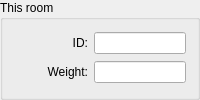
       <widget class="QGroupBox" name="groupBox_id">
        <property name="sizePolicy">
         <sizepolicy hsizetype="Preferred" vsizetype="Preferred">
          <horstretch>0</horstretch>
          <verstretch>0</verstretch>
         </sizepolicy>
        </property>
        <property name="cursor">
         <cursorShape>ForbiddenCursor</cursorShape>
        </property>
        <property name="title">
         <string>This room</string>
        </property>
        <layout class="QGridLayout" name="gridLayout_id" columnstretch="4,5" columnminimumwidth="0,0">
         <item row="0" column="0">
          <widget class="QLabel" name="label_roomID">
           <property name="text">
            <string>ID:</string>
           </property>
           <property name="alignment">
            <set>Qt::AlignRight|Qt::AlignTrailing|Qt::AlignVCenter</set>
           </property>
          </widget>
         </item>
         <item row="0" column="1">
          <widget class="QLineEdit" name="roomID">
           <property name="cursor">
            <cursorShape>ForbiddenCursor</cursorShape>
           </property>
           <property name="toolTip">
            <string>&lt;p&gt;This is the Room ID Number for this room - it cannot be changed here!</string>
           </property>
           <property name="readOnly">
            <bool>true</bool>
           </property>
          </widget>
         </item>
         <item row="1" column="0">
          <widget class="QLabel" name="label_roomWeight">
           <property name="text">
            <string>Weight:</string>
           </property>
           <property name="alignment">
            <set>Qt::AlignRight|Qt::AlignTrailing|Qt::AlignVCenter</set>
           </property>
          </widget>
         </item>
         <item row="1" column="1">
          <widget class="QLineEdit" name="roomWeight">
           <property name="cursor">
            <cursorShape>ForbiddenCursor</cursorShape>
           </property>
           <property name="toolTip">
            <string>&lt;p&gt;This is the default weight for this room, which will be used for any exit &lt;i&gt;that leads to &lt;u&gt;this room&lt;/u&gt;&lt;/i&gt; which does not have its own value set - this value cannot be changed here.&lt;/p&gt;</string>
           </property>
           <property name="readOnly">
            <bool>true</bool>
           </property>
          </widget>
         </item>
        </layout>
       </widget>
